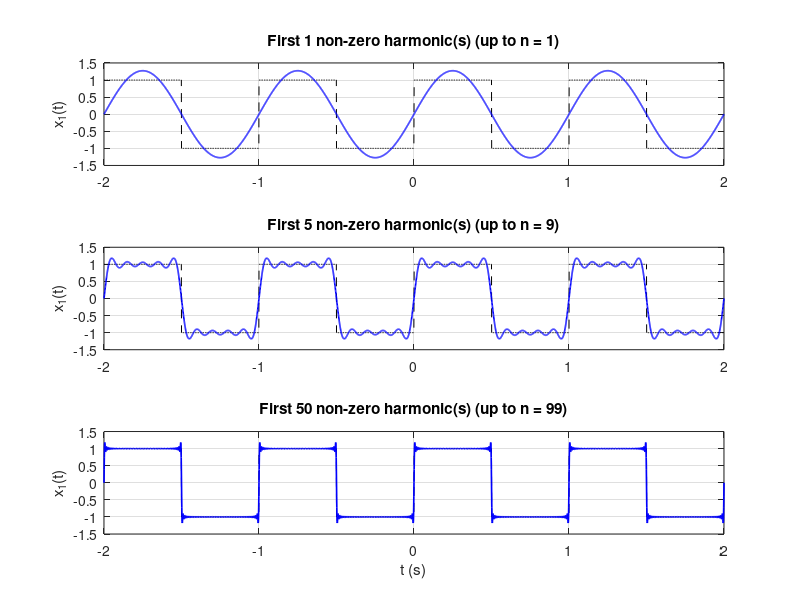

This chart was generated by the following MATLAB code:
% ---------- q1_partial_alt.m ----------
1;
function xN = sq_partial(N, t, w0)
  xN = zeros(size(t));
  for k = 1:2:N                      % only odd harmonics are non-zero
    xN += (4/(k*pi))*sin(k*w0*t);
  end
end

clear; close all; clc;
w0 = 2*pi; t = linspace(-2, 2, 4001);
x1 = sign(sin(w0*t));
Ns = [1 9 99];                       % highest index for 1, 5, 50 non-zero harmonics

figure(4);
for i = 1:3
  xN = sq_partial(Ns(i), t, w0);
  subplot(3,1,i);
  plot(t, x1, 'k--', t, xN, 'b', 'LineWidth', 1.2); grid on;
  ylim([-1.5 1.5]); ylabel('x_1(t)');
  title(sprintf('First %d non-zero harmonic(s) (up to n = %d)', (Ns(i)+1)/2, Ns(i)));
  fprintf('n up to %2d : max of partial sum = %.4f\n', Ns(i), max(xN));
end
xlabel('t (s)');
print -dpng q1_partial_alt.png
